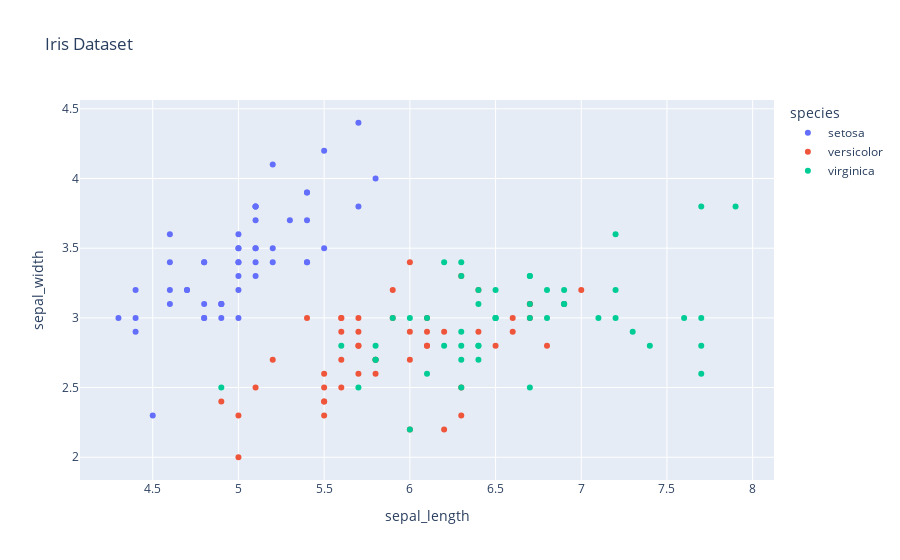

Notebook code cell kept with this figure:
### Markdown cell above
### 3.3 Using The New Package
Finally, it's time to use the newly installed package! Pick a dataset from the [data package](https://plotly.com/python-api-reference/generated/plotly.data.html) that is a part of Plotly. 


### 3.3.1 (10 points):

Create a graph using one of these datasets. You can use the documentation for inspiration, but try to change the variables around so you get to really experience the package! Make sure to include titles and axis labels!

### Code cell
import plotly.express as px
iris = px.data.iris()
fig = px.scatter(iris, x="sepal_length", y="sepal_width", color="species",
                title="Iris Dataset ")
fig.show()

### Figure 1 — Plotly figure (JSON) as saved in the notebook; plotly's stock layout.template omitted (floating-point values rounded to 4 significant figures)
{"data": [{"hovertemplate": "species=setosa<br>sepal_length=%{x}<br>sepal_width=%{y}<extra></extra>", "legendgroup": "setosa", "marker": {"color": "#636efa", "symbol": "circle"}, "mode": "markers", "name": "setosa", "orientation": "v", "showlegend": true, "type": "scatter", "x": [5.1, 4.9, 4.7, 4.6, 5, 5.4, 4.6, 5, 4.4, 4.9, 5.4, 4.8, 4.8, 4.3, 5.8, 5.7, 5.4, 5.1, 5.7, 5.1, 5.4, 5.1, 4.6, 5.1, 4.8, 5, 5, 5.2, 5.2, 4.7, 4.8, 5.4, 5.2, 5.5, 4.9, 5, 5.5, 4.9, 4.4, 5.1, 5, 4.5, 4.4, 5, 5.1, 4.8, 5.1, 4.6, 5.3, 5], "xaxis": "x", "y": [3.5, 3, 3.2, 3.1, 3.6, 3.9, 3.4, 3.4, 2.9, 3.1, 3.7, 3.4, 3, 3, 4, 4.4, 3.9, 3.5, 3.8, 3.8, 3.4, 3.7, 3.6, 3.3, 3.4, 3, 3.4, 3.5, 3.4, 3.2, 3.1, 3.4, 4.1, 4.2, 3.1, 3.2, 3.5, 3.1, 3, 3.4, 3.5, 2.3, 3.2, 3.5, 3.8, 3, 3.8, 3.2, 3.7, 3.3], "yaxis": "y"}, {"hovertemplate": "species=versicolor<br>sepal_length=%{x}<br>sepal_width=%{y}<extra></extra>", "legendgroup": "versicolor", "marker": {"color": "#EF553B", "symbol": "circle"}, "mode": "markers", "name": "versicolor", "orientation": "v", "showlegend": true, "type": "scatter", "x": [7, 6.4, 6.9, 5.5, 6.5, 5.7, 6.3, 4.9, 6.6, 5.2, 5, 5.9, 6, 6.1, 5.6, 6.7, 5.6, 5.8, 6.2, 5.6, 5.9, 6.1, 6.3, 6.1, 6.4, 6.6, 6.8, 6.7, 6, 5.7, 5.5, 5.5, 5.8, 6, 5.4, 6, 6.7, 6.3, 5.6, 5.5, 5.5, 6.1, 5.8, 5, 5.6, 5.7, 5.7, 6.2, 5.1, 5.7], "xaxis": "x", "y": [3.2, 3.2, 3.1, 2.3, 2.8, 2.8, 3.3, 2.4, 2.9, 2.7, 2, 3, 2.2, 2.9, 2.9, 3.1, 3, 2.7, 2.2, 2.5, 3.2, 2.8, 2.5, 2.8, 2.9, 3, 2.8, 3, 2.9, 2.6, 2.4, 2.4, 2.7, 2.7, 3, 3.4, 3.1, 2.3, 3, 2.5, 2.6, 3, 2.6, 2.3, 2.7, 3, 2.9, 2.9, 2.5, 2.8], "yaxis": "y"}, {"hovertemplate": "species=virginica<br>sepal_length=%{x}<br>sepal_width=%{y}<extra></extra>", "legendgroup": "virginica", "marker": {"color": "#00cc96", "symbol": "circle"}, "mode": "markers", "name": "virginica", "orientation": "v", "showlegend": true, "type": "scatter", "x": [6.3, 5.8, 7.1, 6.3, 6.5, 7.6, 4.9, 7.3, 6.7, 7.2, 6.5, 6.4, 6.8, 5.7, 5.8, 6.4, 6.5, 7.7, 7.7, 6, 6.9, 5.6, 7.7, 6.3, 6.7, 7.2, 6.2, 6.1, 6.4, 7.2, 7.4, 7.9, 6.4, 6.3, 6.1, 7.7, 6.3, 6.4, 6, 6.9, 6.7, 6.9, 5.8, 6.8, 6.7, 6.7, 6.3, 6.5, 6.2, 5.9], "xaxis": "x", "y": [3.3, 2.7, 3, 2.9, 3, 3, 2.5, 2.9, 2.5, 3.6, 3.2, 2.7, 3, 2.5, 2.8, 3.2, 3, 3.8, 2.6, 2.2, 3.2, 2.8, 2.8, 2.7, 3.3, 3.2, 2.8, 3, 2.8, 3, 2.8, 3.8, 2.8, 2.8, 2.6, 3, 3.4, 3.1, 3, 3.1, 3.1, 3.1, 2.7, 3.2, 3.3, 3, 2.5, 3, 3.4, 3], "yaxis": "y"}], "layout": {"legend": {"title": {"text": "species"}, "tracegroupgap": 0}, "title": {"text": "Iris Dataset "}, "xaxis": {"anchor": "y", "domain": [0, 1], "title": {"text": "sepal_length"}}, "yaxis": {"anchor": "x", "domain": [0, 1], "title": {"text": "sepal_width"}}}}
